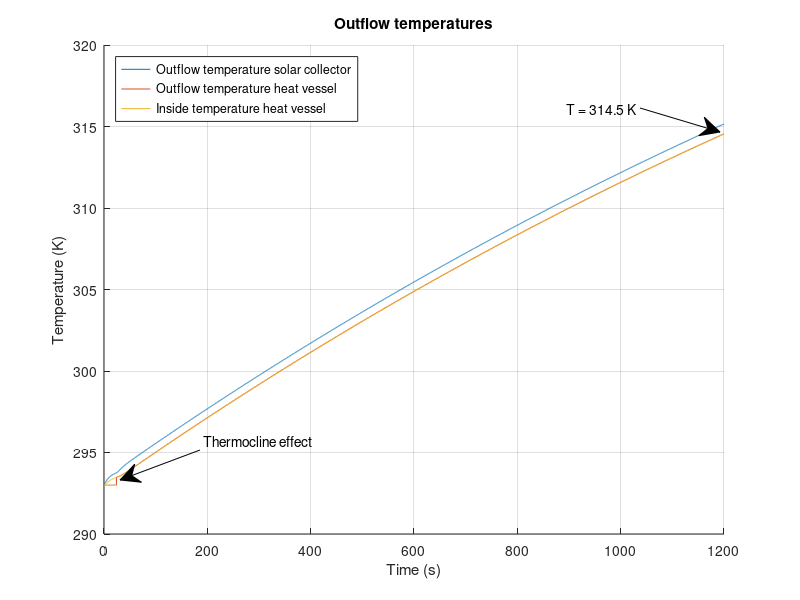

The MATLAB source for this figure:
%%%%%%%%%%%%%%%%%%%%%%%%%%%%%%%%%%%%%%%%%%%%
% Matlab model for Solar Collector Group 10%
%%%%%%%%%%%%%%%%%%%%%%%%%%%%%%%%%%%%%%%%%%%%
clc;
clear;
close all;
%%
%%%%%%%%%%%
%Constants%
%%%%%%%%%%%
%Natural costants:
    sigma = 5.67*10^(-8);                       %Stefan-Boltzmann constant
    v_out = 4.5;                                %Velocity of air outside the solar collector [m/s]
    v_in = 0;                                   %Velocity of air inside the solar collector [m/s]
%Emissivity
    e_Cu = 0.22;                                %Copper tube, value 0.052
    e_glass = 0.94;
    e_PVC = 0.91;                               %PVC tube
    e_foam = 0.9;                               %foam foil
    e_Al = 0.04;                                %Aluminum tape
    e_paint = 0.95;                             %Emissivity of black paint (for comparison)
    e_wood = 0.94;
    e_CuMatte = 0.22;                           %Emissivity of the copper tube after making it less reflective (for comparison)
%Thermal conductivity
    k_air = 0.026;                              %Air [W/(m*K)]
    k_tempex =0.03;                             %Tempex plate [W/(m*K)]
    k_Cu = 400;                                 %Copper tube [W/(m*K)]
    k_wood = 0.12;                              %Wood casing [W/(m*K)]
    k_Po = 0.13;                                %Polyurethane tube [W/(m*K)]
    k_PVC = 0.19;                               %PVC thermal conduc [W/(m*K)]
    k_foil = 0.04;                              %Polyethylene foam foil [W/(m*K)]
    k_glass = 0.78;                             %Thermal conductivity of the glass plate [W/(m*K)]
%Heat transfer coefficient
    h_out_air = 10.45 - v_out + 10*(v_out)^(1/2);%Outside solar collector air [W/(m^2*K)]
    h_in_air = 10.45 - v_in + 10*(v_in)^(1/2);  %Inside solar collector air [W/(m^2*K)]
    h_air = 2.5;                                %Still standing 298K air [W/(m^2*K)]
%Specific heat
    c_water = 4186;                             %Specific heat water [J/kgK]
    c_Cu = 386;                                 %Specific heat copper [J/kgK]
    c_Al = 922;                                 %Specific heat aluminium[J/kgK]
    c_air = 1007;                               %Specific heat air[J/kgK]
%Measurements
    D_Cu = 0.012;                               %Diameter of the copper tube [m]
    D_PolyTube = 0.008;                         %Diameter of the polyurathane pump tubes [m]
    R_Cu1 = 0.005;                              %Inner radius of the copper tube [m]
    R_Cu2 = 0.006;                              %Outer radius of  the copper tube [m]
    V_air = 0.04911;                            %Volume of the air in the solar collector [m^3]
    V_Al = 8.96*10^(-5);                        %Total volume of the aluminum tape
    L_Cu_SC = 6.63;                             %Length of the copper tube in the solar collector [m]
    L_CuTube = 6.630;                           %Total length of tube that's exposed to the air [m]
    L_PolyTube1 = 3;                            %Total length of polyurathane pump tube 1 [m]
    L_PolyTube2 = 3;                            %Total length of polyurathane pump tube 2 [m]
    d_frame = 0.05;                             %Thickness of the pinewood frame [m]
%Measurements Heat storage vessel
    D_pvc = 0.050;                              %Diameter PVC tube [m]
    R_pvcThick = 0.0018;                        %PVC wall thickness
    R_pvc1 = (D_pvc/2) - R_pvcThick;            %Inner Radius PVC tube [m]
    R_pvc2 = (D_pvc/2);                         %Outer Radius PVC tube [m]
    N_insLayers = 6;                            %Number of insulating polyethylene foam foil layers [m]
    R_polyFoil = N_insLayers * 0.003;           %Radius thickness polyethylene foam foil [m]
    L_Tube_HV = 0.71;                           %PVC length [m]
%Measurements for in- and outlet connectors
    D_Po = 0.012;                               %Diameter of the polyurethane tube [m]
    R_Po1 = 0.004;                              %Inner radius of the polyurethane tube [m]
    R_Po2 = 0.006;                              %Outer radius of the polyurethane tube [m]
    L_Tube_HV_to_SC = 3;                        %Half of general setup length, HV to SC [m]
    L_Tube_SC_to_HV = 3;                        %Half of general setup length, SC to HV [m]
%Areas
    A_RadCu = 4*D_Cu*1.4+3*0.5*0.25*pi*(0.0898^2-0.0778^2)+2*0.012*0.15; %Sunlit area of the copper tube [m^2]
    A_RadAl = 0.670*1.4 - 4*0.012*1.4;                      %Sunlit area of the aluminum troughs [m^2]
    A_AirCu = 1.4*pi*D_Cu + 3*4.9594762*10^(-3) + 0.05*pi*D_Cu + 2*0.1*pi*D_Cu; %Area of the copper tube that's exposed to the air [m^2]
    A_AirTape = 1.971;                                      %Area of the aluminum tape that is exposed to the air [m^2]
    A_AirSS = 2*(1.64*0.67)+2*(0.67*0.065)+2*(0.065*1.72);  %Area of solar collector that is exposed to the air [m^2]
    A_frame = 2*(0.67*0.065)+2*(0.065*1.72);                %Area of sides touching pinewood [m^2]
    A_HV = 2*pi*(R_pvc2+R_polyFoil)*L_Tube_HV;              %Area of heat vessel [m^2] %%%%CHECK THIS
%Intensity
    I_sun = 1000;                               %Intensity of the artificial sun [W/m^2]
    I_glass = 950;                              %Intensity after absorption of glass plate [W/m^2]
%Temperatures
    T_sur = 293;                                %Temperature of the surroundings [K]
    T_in = 293;                                 %Temperature of the incoming water [K]
%Density
    rho_w = 1000;                               %Density of water [kg/m^3]
    rho_Cu = 8.3*10^3;                          %Density of copper [kg/m^3]
    rho_air = 1.29;                             %Density of air [kg/m^3]
    rho_Al = 2.70*10^3;                         %Density of aluminum [kg/m^3]
%Variables
    test_length = 20;                           %Given time in test [minutes]
    flowrate = 3.0;                             %Initial flowrate [L/min]
%%
%%%%%%%%%%%%%%
%Calculations%
%%%%%%%%%%%%%%
%%Aluminium reflection and absorption rates%%
dQdt_RadAl = (1-e_Al)*A_RadAl*I_glass;                                      %Energy that is reflected by the aluminum tape [W]
dQdt_RadAl_in = (e_Al)*A_RadAl*I_glass;                                     %Energy that is absorbed by the aluminum tape [W]
dQdt_RadCu = e_Cu*A_RadCu*I_glass + e_Cu*dQdt_RadAl;                        %Energy that is absorbed by the copper tube due to radiation [W]

%%Length of simulation%%
t_end = test_length*60;                                                     %End time [s]
t_step = 0.1;                                                               %Step size [s]
Steps = t_end/t_step;                                                       %Amount of steps

%%HEAT VESSEL%%
T_HV_table = zeros(3,Steps+1);                                              %Heat vessel table for data logging
T_HV_table(1,:) = 0:t_step:t_end;
T_HV_out=T_in;                                                              %Beginning temperature of water in the heat vessel [K]
m_SC_water = 0.512;                                                         %Max mass of water in the solar collector [kg]
m_HV_water = 1.2;                                                           %Max mass of water in the heat vessel  [kg]
m_out_tube =1/4*pi*((D_Po -2*0.002)^2)*L_Tube_HV_to_SC ;                    %Max mass of water in the outlettubing [kg]
m_hv_frac = 0;                                                              %Initial fraction hot water to cold water [-]

%%Thermocline HV start values%%
m_HV_new = 0;                                                               %Starting mass of hot water in HV  [kg]
m_HV_old = m_HV_water;                                                      %Starting mass of cold water in HV [kg]
T_HV_inside = T_in;                                                         %Starting temperature HV [K]

%%Tube Heat vessel --> Solar Collector%%
m_PolyTube1_water = (1/4)*pi*D_PolyTube^2*L_PolyTube1*rho_w;                %Maximum amount of water in the tube [kg]
T_SC_in = T_in;                                                             %Starting temperature [K]

%%SOLAR COLLECTOR%%
T_SC_table = zeros(3,Steps+1);                                              %Solar collector table for data logging
T_SC_table(1,:) = 0:t_step:t_end;
T_SC_out=T_in;                                                              %Beginning temperature of water in the solar collector [K]

%SC glass plate calculations
d_glass = 0.004;                                                            %Thickness of the glass plate [m]
A_glass = 0.67*(1.640+0.080);                                               %Area of the glass plate [m]

%%Tube Solar Collector --> Heat vessel%%
m_PolyTube2_water = (1/4)*pi*D_PolyTube^2*L_PolyTube2*rho_w;                %Maximum amount of water in the tube [kg]
T_HV_in = T_in;                                                             %Starting temperature [K]

%%General%%
m_Cu = (L_Cu_SC*pi*R_Cu2^2 - L_Cu_SC*pi*R_Cu1^2)*rho_Cu;                    %Mass of the copper tube in the solar collector [kg]
m_air = rho_air*V_air;                                                      %Mass of the air in the solar collector [kg]
m_Al = rho_Al*V_Al;                                                         %Total mass of the aluminum tape [kg]
T_air = T_in;                                                               %Starting temperature of the air [K]
T_Al = T_in;                                                                %Starting temperature of the aluminum tape [K]
m_flow = (flowrate/60/1000)*rho_w*t_step;                                   %Mass of water inflow from pump during t_step [kg]
%%
for t=0:t_step:t_end
    %%
    %%%%%%%%%%%%%%%%%%%%%%%%%%%%%%%%%%%%%%%%
    %       Equations for the vessel       %
    %%%%%%%%%%%%%%%%%%%%%%%%%%%%%%%%%%%%%%%%    
    %%%%%Insulation heat loss%%%%
    R_HV_PVC_cond = R_pvc1/(k_PVC*(2*pi*R_pvc2*L_Tube_HV));                     %Thermal resitance of conduction through PVC [K/W]
    R_HV_ins_Cond =  (log((R_pvc2 + R_polyFoil)/R_pvc2)) / (k_foil*A_HV);   %Thermal resitance of conduction through poly foam foil [K/W]
    R_HV_ins_Conv = 1 / (h_air*A_HV);                                       %Thermal resitance of convection outside poly foam foil [K/W]
    HL_RadOut_PVC = e_PVC * sigma * A_HV * (T_HV_inside^4 - T_sur^4);   %Heat loss due to radiation PVC [W]
    HL_RadOut_foam = e_foam * sigma * A_HV * (T_HV_inside^4 - T_sur^4); %Heat loss due to radiation foam foil [W]
    R_HV_ins_total = R_HV_PVC_cond + R_HV_ins_Cond + R_HV_ins_Conv;         %Total thermal resistance in series [K/W]
    %Total heat flow through insulation multiplied with fraction hot water
    dQdt_HV_insulation = m_hv_frac*(-((T_HV_inside - T_sur ) / R_HV_ins_total)-HL_RadOut_PVC-HL_RadOut_foam);   
    
    %%%%%End caps heat loss%%%%
    R_HV_cap_Conv = 1 /h_air*pi*(R_pvc2+R_pvcThick).^2;                     %Thermal resistance due to convection on end caps [K/W]
    R_HV_cap1 = R_pvcThick / (k_PVC * (pi*R_pvc2).^2);                      %Thermal resistance end-cap [K/W]
    R_HV_cap2 = R_HV_cap1;                                                  %Thermal resistance upper end cap [K/W]
    if m_hv_frac == 1
        %If heatvessel is full of hot water, heat loss from both end caps is presumed
        R_HV_caps_total = R_HV_cap1 + R_HV_cap2 + 2*R_HV_cap_Conv;
        dQdt_HV_caps = -((T_HV_inside - T_sur ) / R_HV_caps_total);
    else
        %If hot water not at bottom HV, only 1 end-cap
        R_HV_caps_total = R_HV_cap1 + R_HV_cap_Conv;                        
        dQdt_HV_caps = -((T_HV_inside - T_sur ) / R_HV_caps_total);
    end
    
    %%%%Total heat flow storage vessel%%%%
    dQdt_HV_total = dQdt_HV_insulation + dQdt_HV_caps;                      %Total heat flow storage vessel [W/m^2]
    
    %%%%Calculate internal temperature%%%%
    delta_T = (dQdt_HV_total*t_step/(m_HV_water*c_water));                  %Resulting delta T of heat flow [K]
    T_HV_inside = T_HV_inside+delta_T;                                      %Resulting internal temperature [K]
    
    %%%%Thermocline effect%%%% 
    if (m_HV_new < m_HV_water)                                              % Cold region thermocline provides outlfow HV
        m_HV_new = m_HV_new + m_flow;
        T_HV_inside = (m_flow*T_HV_in + T_HV_inside*m_HV_new)/(m_HV_new + m_flow);
        m_hv_frac = m_HV_new / m_HV_water;                                  %Fraction hot to cold water in HV
        m_HV_old = m_HV_old - m_flow;
        T_HV_out = T_in;                                                    %Resulting temperature outlfow if full of hot water
    else                                                                    %Thermocline when cold water has been dispersed
        T_HV_inside = (m_flow*T_HV_in + T_HV_inside*m_HV_new)/(m_HV_new + m_flow);
        m_hv_frac = 1;                                                      %Fraction of cold water to hot water is 1, used for heat losses in HV
        T_HV_out = T_HV_inside;                                             %Resulting temperature outlfow if not full of hot water
    end
    
    %%%%Log HV data for plotting%%%%
    Column = round((1/t_step)*t+1);                                         %Table time step counter
    T_HV_table(2,Column)=T_HV_out;                                          %Assign value for T_HV_out to the right space
    T_HV_table(3,Column)=dQdt_HV_total;                                     %Assign value for dQdt_HV_total to the right space
    T_HV_table(4,Column)=T_HV_inside;                                       %Assign value for inside temperature heat vessel
    
    %%
    %%%%%%%%%%%%%%%%%%%%%%%%%%%%%%%%%%%%%%%%
    %Tube 1 Heat vessel --> Solar collector%
    %%%%%%%%%%%%%%%%%%%%%%%%%%%%%%%%%%%%%%%%
    %%%%Inflow temperature%%%%
    m_PolyTube1_old = m_PolyTube1_water - m_flow;                           %Mass of water from t-t_step [kg]
    m_PolyTube1_new = m_flow;                                               %Mass of water added to the heat vessel during t_step [kg]
    T_SC_in = (m_PolyTube1_old*T_SC_in + m_PolyTube1_new*T_HV_out)/(m_PolyTube1_old+m_PolyTube1_new); %Inflow temperature [K] 
    
    %%%%Thermal resistance%%%%
    R_tube_out_Cond =  (log(R_Po2 /R_Po1)) / ((2*pi*k_Po*L_Tube_HV_to_SC ));%Thermal resitance of conduction outlet tubing [K/W]
    R_tube_out_Conv = 1 / (h_air*(2*pi*R_Po2)*L_Tube_HV_to_SC) ;           %Thermal resitance of convection outlet tubing [K/W]
    R_tube_out_total = R_tube_out_Cond + R_tube_out_Conv;                  %Total thermal resistance in series [K/W]
    
    %%%%Total heat flowflow%%%%
    dQdt_PolyTube1_total = -((T_HV_out - T_sur ) / R_tube_out_total);       %Total heat flow HV to SC[W/m^2]
    
    %%%%Outflow temperature
    delta_T = (dQdt_PolyTube1_total*t_step/(m_PolyTube1_water*c_water));    %Resulting delta T of heat flow [K]
    T_SC_in = T_SC_in+delta_T;                                              %Resulting outflow temperature [K]
    
    %%
    %%%%%%%%%%%%%%%%%%%%%%%%%%%%%%%%%%%%%%%%
    %  Equations for the solar collector   %
    %%%%%%%%%%%%%%%%%%%%%%%%%%%%%%%%%%%%%%%%
    m_SC_old = m_SC_water - m_flow;                                         %Mass of water from t-t_step [kg]
    m_SC_new = m_flow;                                                      %Mass of water added to the solar collector during t_step [kg]
    T_SC_out = (m_SC_old*c_water*T_SC_out + m_Cu*c_Cu*T_SC_out + m_SC_new*c_water*T_SC_in)/(m_SC_old*c_water + m_Cu*c_Cu + m_SC_new*c_water);

    %%%Heat transfer mechanisms in the solar collector%%%	
    dtQt_RadOut = e_Cu * sigma * A_AirCu * (T_SC_out^4 - T_air^4);          %Heat loss due to radiation [W]                
    R_CondOut = (log(R_Cu2/R_Cu1)) / (2*pi*k_Cu*L_CuTube);                  %Thermal resistance due to conduction in the copper tube [K/W]
    R_Cu_conv = 1 / (h_air*A_AirCu);                                         %Thermal resistance due to convection [K/W]
    R_SC_total = R_CondOut + R_Cu_conv;                                     %The total of all the thermal resistances [K/W]
  
    %%%%Total heat flow solar collector%%%%
    dQdT_SC_tube = ((T_SC_out - T_air) / R_SC_total);
    dQdt_SC_total = dQdt_RadCu - dQdT_SC_tube - dtQt_RadOut;        %Total heat flow solar collector [W/m^2]
    
    %%%%Calculate internal temperature%%%%    
    delta_T = (dQdt_SC_total*t_step)/(m_SC_water*c_water + m_Cu*c_Cu);      %Resulting delta T of heat flow [K]
    T_SC_out=T_SC_out+delta_T;                                              %Resulting outflow temperature [K]
    
    %%%%Log SC data for plotting%%%%
    Column = round((1/t_step)*t+1);                                         %Table time step counter
    T_SC_table(2,Column)=T_SC_out;                                          %Assign value for T to the right space
    T_SC_table(3,Column)=delta_T;                                           %Assign value for T to the right space
    
    %%
    %%%%%%%%%%%%%%%%%%%%%%%%%%%%%%%%%%%%%%%%
    %Tube 2 Solar collector --> Heat vessel%
    %%%%%%%%%%%%%%%%%%%%%%%%%%%%%%%%%%%%%%%%
    m_PolyTube2_old = m_PolyTube1_water - m_flow;                           %Mass of water from t-t_step [kg]
    m_PolyTube2_new = m_flow;                                               %Mass of water added to the heat vessel during t_step [kg]
   
    T_HV_in = (m_PolyTube2_old*T_HV_in + m_HV_new*T_SC_out)/(m_PolyTube2_old+m_HV_new); %Average internal HV temperature with inflow from SC [K]
    
    R_tube_in_Cond =  (log(R_Po2 /R_Po1)) / ((2*pi*k_Po*L_Tube_SC_to_HV )); %Thermal resitance of conduction inlet tubing [K/W]
    R_tube_in_Conv = 1 / (h_air*(2*pi*R_Po2)*L_Tube_SC_to_HV) ;             %Thermal resitance of convection inlet tubing [K/W]
    R_tube_in_total = R_tube_in_Cond + R_tube_in_Conv;                      %Total thermal resistance in series [K/W]
    
    %%%%Total flow
    dQdt_PolyTube2_total = -((T_HV_in - T_sur ) / R_tube_in_total);         %Total heat flow general setup SC to HV [W/m^2]

    delta_T = (dQdt_PolyTube2_total*t_step/(m_PolyTube2_water*c_water));    %Resulting delta T of heat flow [K]
    T_HV_in = T_HV_in+delta_T;                                              %Resulting outflow temperature [K]
        
    %%
    %%%%%%%%%%%%%%%%%%%%%%%%%%%%%%%%%%%%%%%%
    %            Air Temperature           %
    %%%%%%%%%%%%%%%%%%%%%%%%%%%%%%%%%%%%%%%%
    %To calculate dQdt_air_total, first the temperature of the aluminum tape has to be determined:
    dQdt_Al_conv = h_air*A_AirTape*(T_Al-T_air);                            %Convective heat loss aluminium tape [W/m^2]
    dQdt_Al_total = dQdt_RadAl_in - dQdt_Al_conv;                           %Total heat flow aluminium tape [W/m^2]
    delta_T = (dQdt_Al_total*t_step)/(m_Al*c_Al);                           %Resulting delta T aluminium tape [K]
    T_Al = T_Al + delta_T;                                                  %Temperature aluminium tape after delta T [K]

    %Air temperature:
    dQdt_CondEnv = -(k_wood * A_frame * (T_air - T_sur))/d_frame;               %Heat flow to the environment through the wood by conduction [W/m^2]
    dQdt_CondGlass = -(k_glass*A_glass*(T_air - T_sur))/d_glass;           %Heat flow to the environment through the glass by conduction [W/m^2]
    dQdt_air_total = dQdt_Al_conv + dQdt_CondEnv + dQdt_CondGlass + dQdT_SC_tube; %Total heat flow air inside solar collector [W/m^2]
     
    delta_T = (dQdt_air_total*t_step)/(m_air*c_air);                        %Resulting delta T of heat flow [K]
    T_air = T_air + delta_T;                                                %Resulting air temperature [K]
    
end
%%
%%%%%%%%%%
%Plotting%
%%%%%%%%%%

t_var=T_SC_table(1,:);          %Time variable
T_SC_var=T_SC_table(2,:);       %Outflow temperature solar collector
T_HV_var=T_HV_table(2,:);       %Outflow temperature heat vessel
T_HV_inside = T_HV_table(4,:);  %Inside temperature heat vessel

hold on
grid on

plot(t_var,T_SC_var);
plot(t_var,T_HV_var);
plot(t_var,T_HV_inside);

annotation('textarrow',[0.8 0.9], [0.82 0.78] ,'String','T = 314.5 K');
annotation('textarrow', [0.25 0.15], [0.25 0.2], 'String', 'Thermocline effect');

ylabel('Temperature (K)')
legend({'Outflow temperature solar collector','Outflow temperature heat vessel','Inside temperature heat vessel'}, 'Location','northwest')

xlim([0 t_end]);
xlabel('Time (s)')
title('Outflow temperatures')
saveas(gcf,'Constantflow_temperature.jpg')
